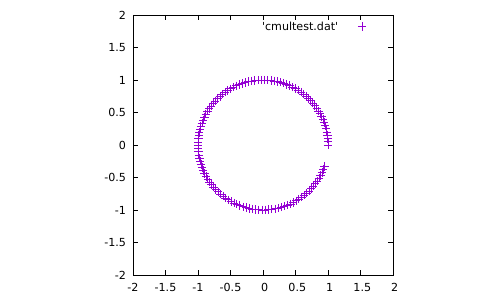

Source code (gnuplot):
set xrange [-2.0:2.0]
set yrange [-2.0:2.0]
set terminal pdf
set output 'cmultest.pdf'
set size square
plot 'cmultest.dat'
